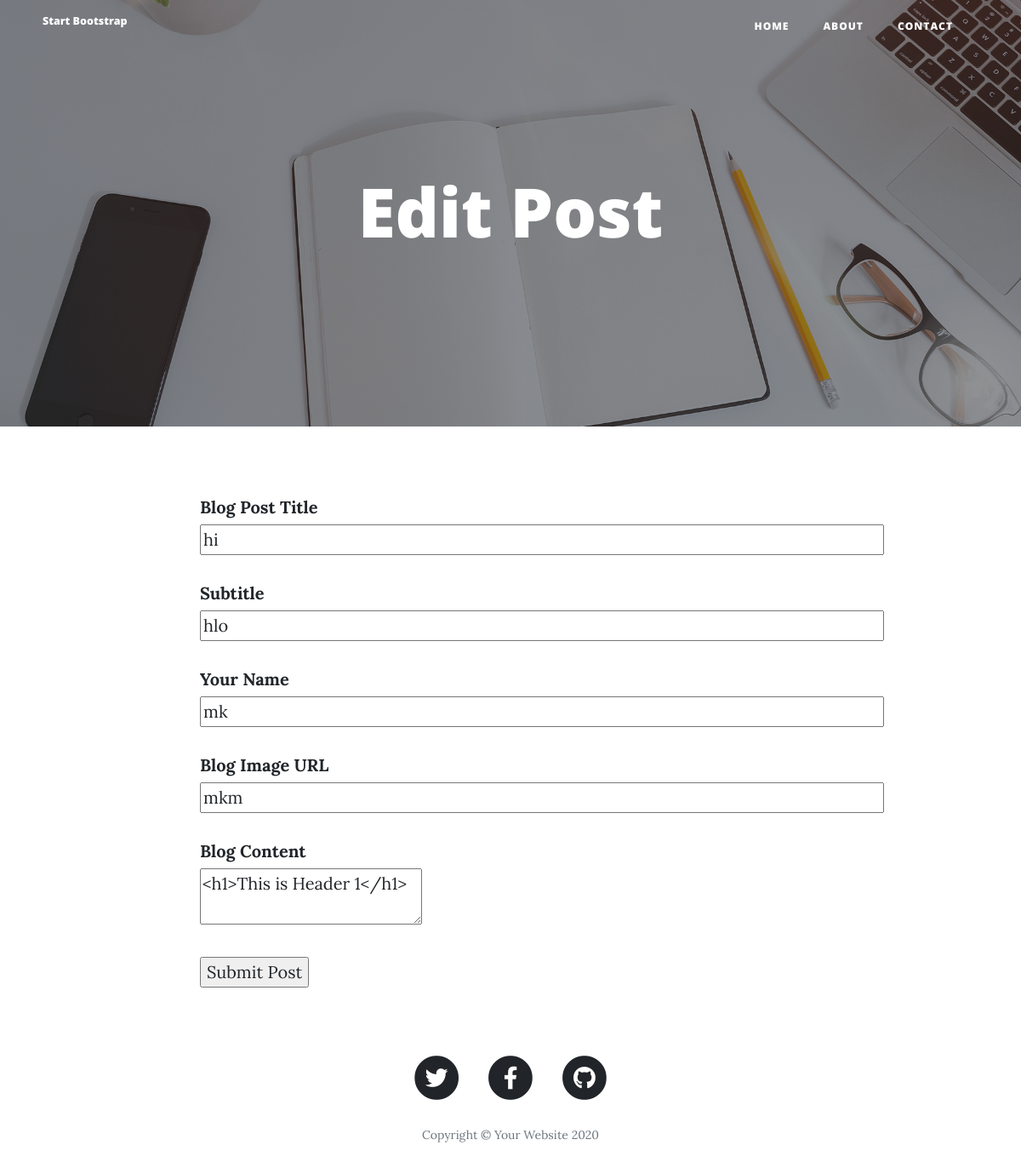
Before: /edit-post/6 with the older database file.
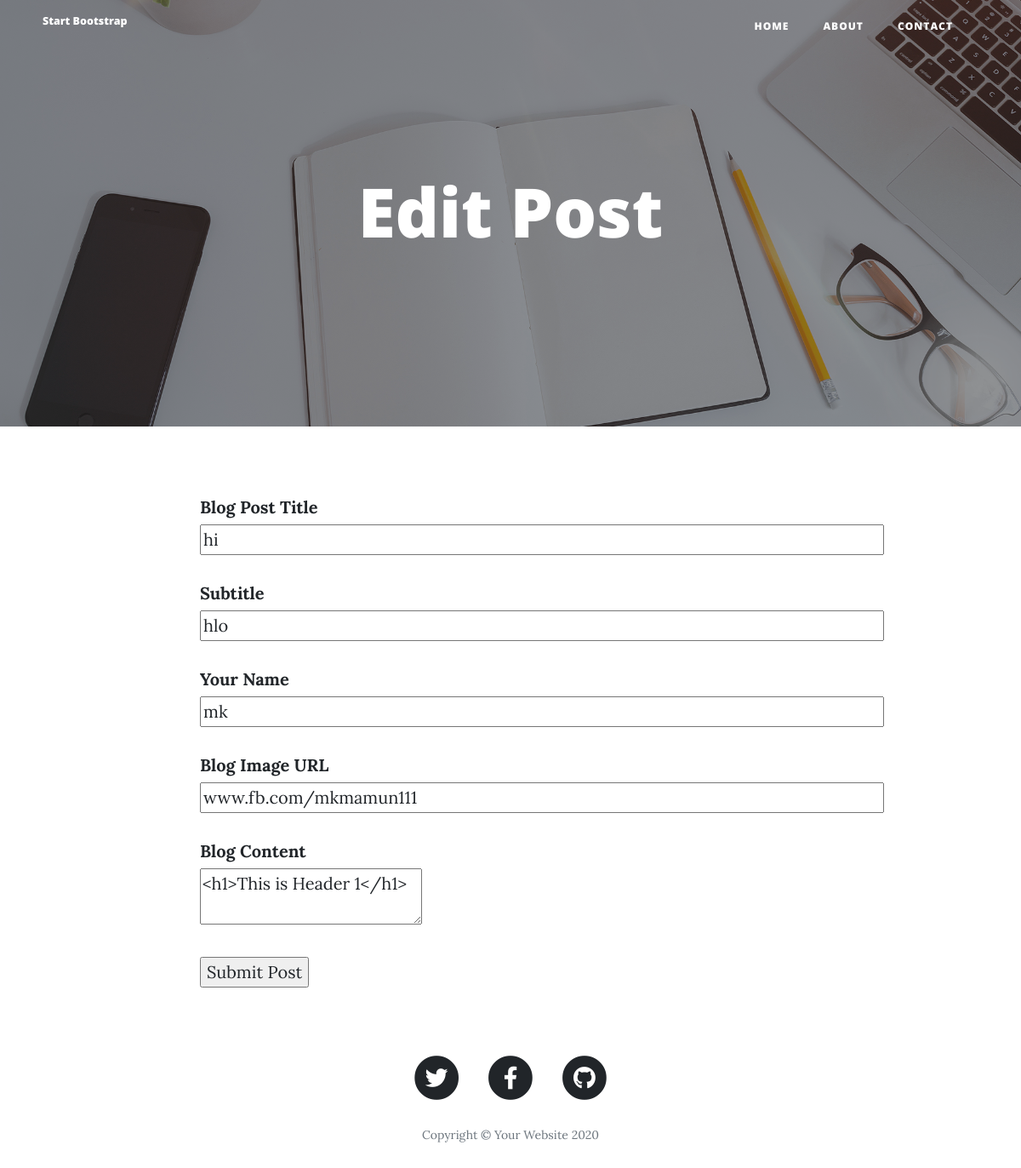
After: the same page with the newer database file.
### main.py (models this page shows, shortened)
class BlogPost(db.Model):
    id = db.Column(db.Integer, primary_key=True, autoincrement=True)
    title = db.Column(db.String(250), unique=True, nullable=False)
    subtitle = db.Column(db.String(250), nullable=False)
    date = db.Column(db.String(250), nullable=False)
    body = db.Column(db.Text, nullable=False)
    author = db.Column(db.String(250), nullable=False)
    img_url = db.Column(db.String(250), nullable=False)

### main.py (the view, shortened to what this page needs)
@app.route("/edit-post/<int:post_id>", methods=["GET", "POST"])
def edit_post(post_id):
    post = db.session.query(BlogPost).get(post_id)
    edit_form = CreatePostForm(title=post.title, subtitle=post.subtitle, img_url=post.img_url,author=post.author,
                               body=post.body)
    return render_template("make-post.html", pid=post_id, form=edit_form, is_edit=True)

### main.py
class CreatePostForm(FlaskForm):
    title = StringField("Blog Post Title", validators=[DataRequired()])
    subtitle = StringField("Subtitle", validators=[DataRequired()])
    author = StringField("Your Name", validators=[DataRequired()])
    img_url = StringField("Blog Image URL", validators=[DataRequired(), URL()])
    body = CKEditorField("Blog Content", validators=[DataRequired()])
    submit = SubmitField("Submit Post")

### templates/make-post.html (shortened to what this page needs)
{% extends 'bootstrap/base.html' %}
{% block content %}
{% include "header.html" %}
  <header class="masthead" style="background-image: url('{{ url_for('static', filename='img/edit-bg.jpg')}}')">
    <div class="overlay"></div>
    <div class="container">
      <div class="row">
        <div class="col-lg-8 col-md-10 mx-auto">
          <div class="page-heading">
            {% if is_edit %}
              <h1>Edit Post</h1>
              {% else %}
              <h1>New Post</h1>
              {% endif %}
          </div>
        </div>
      </div>
      </div>
  </header>
  <div class="container">
    <div class="row">
      <div class="col-lg-8 col-md-10 mx-auto">
        <div>
         <form method="post">
            <p>{{ form.title.label() }} <br>{{form.title(size=65)}}</p>
            <p>{{ form.subtitle.label() }} <br>{{form.subtitle(size=65)}}</p>
            <p>{{ form.author.label() }} <br>{{form.author(size=65)}}</p>
            <p>{{ form.img_url.label() }} <br>{{form.img_url(size=65)}}</p>
            <p>{{ form.body.label() }} <br>{{form.body(size=65)}}</p>
            <p>{{ form.submit() }} </p>
        </form>
      </div>
    </div>
  </div>
  </div>
{% include "footer.html" %}
{% endblock %}

### templates/header.html (shortened to what this page needs)
<!DOCTYPE html>
<html lang="en">
<head>
  <link href="{{ url_for('static', filename='vendor/bootstrap/css/bootstrap.min.css') }}" rel="stylesheet">
  <link href="{{ url_for('static', filename='vendor/fontawesome-free/css/all.min.css')}}" rel="stylesheet" type="text/css">
  <link href="{{ url_for('static', filename='css/clean-blog.min.css')}}" rel="stylesheet">
</head>
<body>
  <nav class="navbar navbar-expand-lg navbar-light fixed-top" id="mainNav">
    <div class="container">
      <a class="navbar-brand" href="{{url_for('get_all_posts')}}">Start Bootstrap</a>
      <div class="collapse navbar-collapse" id="navbarResponsive">
        <ul class="navbar-nav ml-auto">
          <li class="nav-item">
            <a class="nav-link" href="{{url_for('get_all_posts')}}">Home</a>
          </li>
          <li class="nav-item">
            <a class="nav-link" href="{{url_for('about')}}">About</a>
          </li>
          <li class="nav-item">
            <a class="nav-link" href="{{url_for('contact')}}">Contact</a>
          </li>
        </ul>
      </div>
    </div>
  </nav>

### templates/footer.html (shortened to what this page needs)
  <footer>
    <div class="container">
      <div class="row">
        <div class="col-lg-8 col-md-10 mx-auto">
          <ul class="list-inline text-center">
            <li class="list-inline-item">
              <a href="#">
                <span class="fa-stack fa-lg">
                  <i class="fas fa-circle fa-stack-2x"></i>
                  <i class="fab fa-twitter fa-stack-1x fa-inverse"></i>
                </span>
              </a>
            </li>
            <li class="list-inline-item">
              <a href="#">
                <span class="fa-stack fa-lg">
                  <i class="fas fa-circle fa-stack-2x"></i>
                  <i class="fab fa-facebook-f fa-stack-1x fa-inverse"></i>
                </span>
              </a>
            </li>
            <li class="list-inline-item">
              <a href="#">
                <span class="fa-stack fa-lg">
                  <i class="fas fa-circle fa-stack-2x"></i>
                  <i class="fab fa-github fa-stack-1x fa-inverse"></i>
                </span>
              </a>
            </li>
          </ul>
          <p class="copyright text-muted">Copyright &copy; Your Website 2020</p>
        </div>
      </div>
    </div>
  </footer>
</body>
</html>

Changed rows visible on the page:
changed BlogPost "hi": img_url "mkm" → "www.fb.com/mkmamun111"
